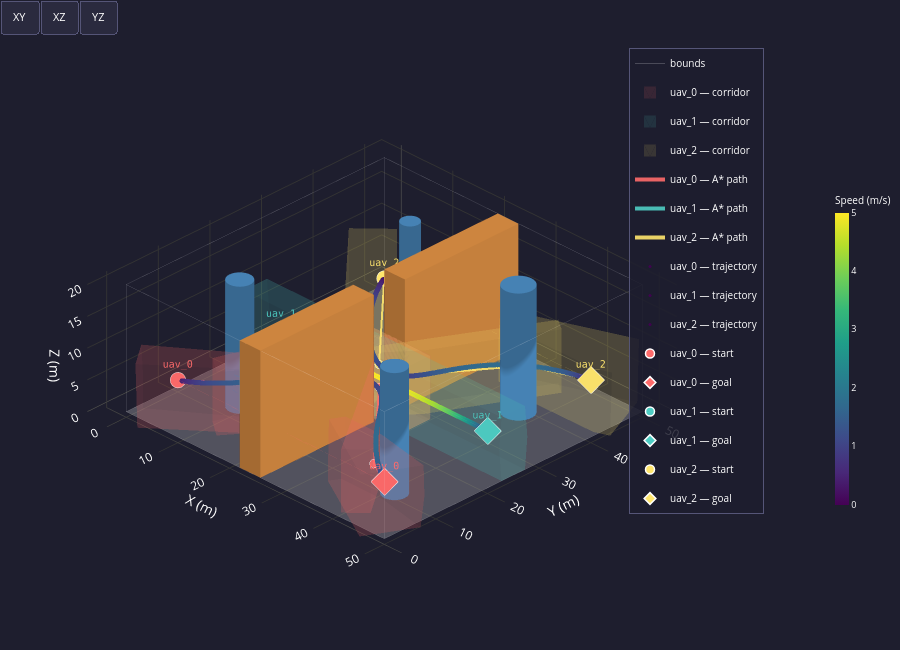

Notebook cell for this chart:
### Code cell
# ── Cell 8 — Conflict Resolution (Temporal Replanning) ───────────────────────
from conflict_resolver import ReplanConfig, resolve_conflicts
import logging
logging.getLogger("conflict_resolver").setLevel(logging.WARNING)

# ── Load replanning config ────────────────────────────────────────────────────
rp_cfg = ReplanConfig.from_yaml(PLANNER_CONFIG)
print(
    f"OK  Replan config  [{os.path.basename(PLANNER_CONFIG)}]\n"
    f"    delta_t_scale={rp_cfg.delta_t_scale}  "
    f"min_delta_t={rp_cfg.min_delta_t:.1f} s  "
    f"max_rounds={rp_cfg.max_replan_rounds}\n"
    f"    λ_time_replan={rp_cfg.lambda_time_replan}  "
    f"replan_iter={rp_cfg.replan_max_iter}\n"
    f"    (STO + frozen pre-conflict segments — delay preserved, corridor enforced)"
)

# ── Run conflict resolution ──────────────────────────────────────────────────
trajectories, conflict_report = resolve_conflicts(
    fleet           = fleet,
    trajectories    = trajectories,
    corridors       = corridors,
    plan_results    = paths,
    conflict_report = conflict_report,
    cd_cfg          = cd_cfg,
    sto_cfg         = sto_cfg,
    replan_cfg      = rp_cfg,
    verbose         = True,
)

# ── Final report ─────────────────────────────────────────────────────────────
print()
print(conflict_report.summary())

# ── Visualisation ─────────────────────────────────────────────────────────────
plot_conflict_report(conflict_report, fleet, trajectories)

# ── Updated static 3-D view ──────────────────────────────────────────────────
plot_environment_3d(env, fleet=fleet, paths=paths, corridors=corridors,
                    trajectories=trajectories)

### Figure 1 — Plotly figure (JSON) as saved in the notebook; plotly's stock layout.template omitted (floating-point values rounded to 4 significant figures; data arrays with more than 128 entries replaced by an {"elided": "..."} marker saying what was removed)
{"data": [{"color": "#EFEFEF", "flatshading": true, "hoverinfo": "skip", "i": [0, 0], "j": [1, 2], "k": [2, 3], "name": "floor", "opacity": 0.25, "showscale": false, "type": "mesh3d", "x": [0, 50, 50, 0], "y": [0, 0, 50, 50], "z": [0, 0, 0, 0]}, {"hoverinfo": "skip", "line": {"color": "white", "width": 1}, "mode": "lines", "name": "bounds", "opacity": 0.2, "type": "scatter3d", "x": [0, 50, null, 50, 50, null, 50, 0, null, 0, 0, null, 0, 50, null, 50, 50, null, 50, 0, null, 0, 0, null, 0, 0, null, 50, 50, null, 50, 50, null, 0, 0, null], "y": [0, 0, null, 0, 50, null, 50, 50, null, 50, 0, null, 0, 0, null, 0, 50, null, 50, 50, null, 50, 0, null, 0, 0, null, 0, 0, null, 50, 50, null, 50, 50, null], "z": [0, 0, null, 0, 0, null, 0, 0, null, 0, 0, null, 20, 20, null, 20, 20, null, 20, 20, null, 20, 20, null, 0, 20, null, 0, 20, null, 0, 20, null, 0, 20, null]}, {"color": "#4682B4", "flatshading": false, "hoverinfo": "skip", "i": {"elided": "160 int values"}, "j": {"elided": "160 int values"}, "k": {"elided": "160 int values"}, "name": "cyl_0", "opacity": 1, "showscale": false, "type": "mesh3d", "x": [12.0, 11.98, 11.9, 11.78, 11.62, 11.41, 11.18, 10.91, 10.62, 10.31, 10.0, 9.687, 9.382, 9.092, 8.824, 8.586, 8.382, 8.218, 8.098, 8.025, 8.0, 8.025, 8.098, 8.218, 8.382, 8.586, 8.824, 9.092, 9.382, 9.687, 10.0, 10.31, 10.62, 10.91, 11.18, 11.41, 11.62, 11.78, 11.9, 11.98, 12.0, 11.98, 11.9, 11.78, 11.62, 11.41, 11.18, 10.91, 10.62, 10.31, 10.0, 9.687, 9.382, 9.092, 8.824, 8.586, 8.382, 8.218, 8.098, 8.025, 8.0, 8.025, 8.098, 8.218, 8.382, 8.586, 8.824, 9.092, 9.382, 9.687, 10.0, 10.31, 10.62, 10.91, 11.18, 11.41, 11.62, 11.78, 11.9, 11.98, 10.0, 10.0], "y": [12.0, 12.31, 12.62, 12.91, 13.18, 13.41, 13.62, 13.78, 13.9, 13.98, 14.0, 13.98, 13.9, 13.78, 13.62, 13.41, 13.18, 12.91, 12.62, 12.31, 12.0, 11.69, 11.38, 11.09, 10.82, 10.59, 10.38, 10.22, 10.1, 10.02, 10.0, 10.02, 10.1, 10.22, 10.38, 10.59, 10.82, 11.09, 11.38, 11.69, 12.0, 12.31, 12.62, 12.91, 13.18, 13.41, 13.62, 13.78, 13.9, 13.98, 14.0, 13.98, 13.9, 13.78, 13.62, 13.41, 13.18, 12.91, 12.62, 12.31, 12.0, 11.69, 11.38, 11.09, 10.82, 10.59, 10.38, 10.22, 10.1, 10.02, 10.0, 10.02, 10.1, 10.22, 10.38, 10.59, 10.82, 11.09, 11.38, 11.69, 12.0, 12.0], "z": [0.0, 0.0, 0.0, 0.0, 0.0, 0.0, 0.0, 0.0, 0.0, 0.0, 0.0, 0.0, 0.0, 0.0, 0.0, 0.0, 0.0, 0.0, 0.0, 0.0, 0.0, 0.0, 0.0, 0.0, 0.0, 0.0, 0.0, 0.0, 0.0, 0.0, 0.0, 0.0, 0.0, 0.0, 0.0, 0.0, 0.0, 0.0, 0.0, 0.0, 20.0, 20.0, 20.0, 20.0, 20.0, 20.0, 20.0, 20.0, 20.0, 20.0, 20.0, 20.0, 20.0, 20.0, 20.0, 20.0, 20.0, 20.0, 20.0, 20.0, 20.0, 20.0, 20.0, 20.0, 20.0, 20.0, 20.0, 20.0, 20.0, 20.0, 20.0, 20.0, 20.0, 20.0, 20.0, 20.0, 20.0, 20.0, 20.0, 20.0, 0.0, 20.0]}, {"color": "#4682B4", "flatshading": false, "hoverinfo": "skip", "i": {"elided": "160 int values"}, "j": {"elided": "160 int values"}, "k": {"elided": "160 int values"}, "name": "cyl_1", "opacity": 1, "showscale": false, "type": "mesh3d", "x": [40.5, 40.47, 40.38, 40.23, 40.02, 39.77, 39.47, 39.13, 38.77, 38.39, 38.0, 37.61, 37.23, 36.87, 36.53, 36.23, 35.98, 35.77, 35.62, 35.53, 35.5, 35.53, 35.62, 35.77, 35.98, 36.23, 36.53, 36.87, 37.23, 37.61, 38.0, 38.39, 38.77, 39.13, 39.47, 39.77, 40.02, 40.23, 40.38, 40.47, 40.5, 40.47, 40.38, 40.23, 40.02, 39.77, 39.47, 39.13, 38.77, 38.39, 38.0, 37.61, 37.23, 36.87, 36.53, 36.23, 35.98, 35.77, 35.62, 35.53, 35.5, 35.53, 35.62, 35.77, 35.98, 36.23, 36.53, 36.87, 37.23, 37.61, 38.0, 38.39, 38.77, 39.13, 39.47, 39.77, 40.02, 40.23, 40.38, 40.47, 38.0, 38.0], "y": [38.0, 38.39, 38.77, 39.13, 39.47, 39.77, 40.02, 40.23, 40.38, 40.47, 40.5, 40.47, 40.38, 40.23, 40.02, 39.77, 39.47, 39.13, 38.77, 38.39, 38.0, 37.61, 37.23, 36.87, 36.53, 36.23, 35.98, 35.77, 35.62, 35.53, 35.5, 35.53, 35.62, 35.77, 35.98, 36.23, 36.53, 36.87, 37.23, 37.61, 38.0, 38.39, 38.77, 39.13, 39.47, 39.77, 40.02, 40.23, 40.38, 40.47, 40.5, 40.47, 40.38, 40.23, 40.02, 39.77, 39.47, 39.13, 38.77, 38.39, 38.0, 37.61, 37.23, 36.87, 36.53, 36.23, 35.98, 35.77, 35.62, 35.53, 35.5, 35.53, 35.62, 35.77, 35.98, 36.23, 36.53, 36.87, 37.23, 37.61, 38.0, 38.0], "z": [0.0, 0.0, 0.0, 0.0, 0.0, 0.0, 0.0, 0.0, 0.0, 0.0, 0.0, 0.0, 0.0, 0.0, 0.0, 0.0, 0.0, 0.0, 0.0, 0.0, 0.0, 0.0, 0.0, 0.0, 0.0, 0.0, 0.0, 0.0, 0.0, 0.0, 0.0, 0.0, 0.0, 0.0, 0.0, 0.0, 0.0, 0.0, 0.0, 0.0, 20.0, 20.0, 20.0, 20.0, 20.0, 20.0, 20.0, 20.0, 20.0, 20.0, 20.0, 20.0, 20.0, 20.0, 20.0, 20.0, 20.0, 20.0, 20.0, 20.0, 20.0, 20.0, 20.0, 20.0, 20.0, 20.0, 20.0, 20.0, 20.0, 20.0, 20.0, 20.0, 20.0, 20.0, 20.0, 20.0, 20.0, 20.0, 20.0, 20.0, 0.0, 20.0]}, {"color": "#4682B4", "flatshading": false, "hoverinfo": "skip", "i": {"elided": "160 int values"}, "j": {"elided": "160 int values"}, "k": {"elided": "160 int values"}, "name": "cyl_2", "opacity": 1, "showscale": false, "type": "mesh3d", "x": [16.5, 16.48, 16.43, 16.34, 16.21, 16.06, 15.88, 15.68, 15.46, 15.23, 15.0, 14.77, 14.54, 14.32, 14.12, 13.94, 13.79, 13.66, 13.57, 13.52, 13.5, 13.52, 13.57, 13.66, 13.79, 13.94, 14.12, 14.32, 14.54, 14.77, 15.0, 15.23, 15.46, 15.68, 15.88, 16.06, 16.21, 16.34, 16.43, 16.48, 16.5, 16.48, 16.43, 16.34, 16.21, 16.06, 15.88, 15.68, 15.46, 15.23, 15.0, 14.77, 14.54, 14.32, 14.12, 13.94, 13.79, 13.66, 13.57, 13.52, 13.5, 13.52, 13.57, 13.66, 13.79, 13.94, 14.12, 14.32, 14.54, 14.77, 15.0, 15.23, 15.46, 15.68, 15.88, 16.06, 16.21, 16.34, 16.43, 16.48, 15.0, 15.0], "y": [40.0, 40.23, 40.46, 40.68, 40.88, 41.06, 41.21, 41.34, 41.43, 41.48, 41.5, 41.48, 41.43, 41.34, 41.21, 41.06, 40.88, 40.68, 40.46, 40.23, 40.0, 39.77, 39.54, 39.32, 39.12, 38.94, 38.79, 38.66, 38.57, 38.52, 38.5, 38.52, 38.57, 38.66, 38.79, 38.94, 39.12, 39.32, 39.54, 39.77, 40.0, 40.23, 40.46, 40.68, 40.88, 41.06, 41.21, 41.34, 41.43, 41.48, 41.5, 41.48, 41.43, 41.34, 41.21, 41.06, 40.88, 40.68, 40.46, 40.23, 40.0, 39.77, 39.54, 39.32, 39.12, 38.94, 38.79, 38.66, 38.57, 38.52, 38.5, 38.52, 38.57, 38.66, 38.79, 38.94, 39.12, 39.32, 39.54, 39.77, 40.0, 40.0], "z": [0.0, 0.0, 0.0, 0.0, 0.0, 0.0, 0.0, 0.0, 0.0, 0.0, 0.0, 0.0, 0.0, 0.0, 0.0, 0.0, 0.0, 0.0, 0.0, 0.0, 0.0, 0.0, 0.0, 0.0, 0.0, 0.0, 0.0, 0.0, 0.0, 0.0, 0.0, 0.0, 0.0, 0.0, 0.0, 0.0, 0.0, 0.0, 0.0, 0.0, 20.0, 20.0, 20.0, 20.0, 20.0, 20.0, 20.0, 20.0, 20.0, 20.0, 20.0, 20.0, 20.0, 20.0, 20.0, 20.0, 20.0, 20.0, 20.0, 20.0, 20.0, 20.0, 20.0, 20.0, 20.0, 20.0, 20.0, 20.0, 20.0, 20.0, 20.0, 20.0, 20.0, 20.0, 20.0, 20.0, 20.0, 20.0, 20.0, 20.0, 0.0, 20.0]}, {"color": "#4682B4", "flatshading": false, "hoverinfo": "skip", "i": {"elided": "160 int values"}, "j": {"elided": "160 int values"}, "k": {"elided": "160 int values"}, "name": "cyl_3", "opacity": 1, "showscale": false, "type": "mesh3d", "x": [44.0, 43.98, 43.9, 43.78, 43.62, 43.41, 43.18, 42.91, 42.62, 42.31, 42.0, 41.69, 41.38, 41.09, 40.82, 40.59, 40.38, 40.22, 40.1, 40.02, 40.0, 40.02, 40.1, 40.22, 40.38, 40.59, 40.82, 41.09, 41.38, 41.69, 42.0, 42.31, 42.62, 42.91, 43.18, 43.41, 43.62, 43.78, 43.9, 43.98, 44.0, 43.98, 43.9, 43.78, 43.62, 43.41, 43.18, 42.91, 42.62, 42.31, 42.0, 41.69, 41.38, 41.09, 40.82, 40.59, 40.38, 40.22, 40.1, 40.02, 40.0, 40.02, 40.1, 40.22, 40.38, 40.59, 40.82, 41.09, 41.38, 41.69, 42.0, 42.31, 42.62, 42.91, 43.18, 43.41, 43.62, 43.78, 43.9, 43.98, 42.0, 42.0], "y": [10.0, 10.31, 10.62, 10.91, 11.18, 11.41, 11.62, 11.78, 11.9, 11.98, 12.0, 11.98, 11.9, 11.78, 11.62, 11.41, 11.18, 10.91, 10.62, 10.31, 10.0, 9.687, 9.382, 9.092, 8.824, 8.586, 8.382, 8.218, 8.098, 8.025, 8.0, 8.025, 8.098, 8.218, 8.382, 8.586, 8.824, 9.092, 9.382, 9.687, 10.0, 10.31, 10.62, 10.91, 11.18, 11.41, 11.62, 11.78, 11.9, 11.98, 12.0, 11.98, 11.9, 11.78, 11.62, 11.41, 11.18, 10.91, 10.62, 10.31, 10.0, 9.687, 9.382, 9.092, 8.824, 8.586, 8.382, 8.218, 8.098, 8.025, 8.0, 8.025, 8.098, 8.218, 8.382, 8.586, 8.824, 9.092, 9.382, 9.687, 10.0, 10.0], "z": [0.0, 0.0, 0.0, 0.0, 0.0, 0.0, 0.0, 0.0, 0.0, 0.0, 0.0, 0.0, 0.0, 0.0, 0.0, 0.0, 0.0, 0.0, 0.0, 0.0, 0.0, 0.0, 0.0, 0.0, 0.0, 0.0, 0.0, 0.0, 0.0, 0.0, 0.0, 0.0, 0.0, 0.0, 0.0, 0.0, 0.0, 0.0, 0.0, 0.0, 20.0, 20.0, 20.0, 20.0, 20.0, 20.0, 20.0, 20.0, 20.0, 20.0, 20.0, 20.0, 20.0, 20.0, 20.0, 20.0, 20.0, 20.0, 20.0, 20.0, 20.0, 20.0, 20.0, 20.0, 20.0, 20.0, 20.0, 20.0, 20.0, 20.0, 20.0, 20.0, 20.0, 20.0, 20.0, 20.0, 20.0, 20.0, 20.0, 20.0, 0.0, 20.0]}, {"color": "#CD853F", "flatshading": true, "hoverinfo": "skip", "i": [7, 0, 0, 0, 4, 4, 6, 6, 4, 0, 3, 2], "j": [3, 4, 1, 2, 5, 6, 5, 2, 0, 1, 6, 3], "k": [0, 7, 2, 7, 6, 7, 1, 1, 5, 5, 7, 6], "name": "passage_wall_south", "opacity": 1, "showscale": false, "type": "mesh3d", "x": [22, 26, 26, 22, 22, 26, 26, 22], "y": [0, 0, 22, 22, 0, 0, 22, 22], "z": [0, 0, 0, 0, 20, 20, 20, 20]}, {"color": "#CD853F", "flatshading": true, "hoverinfo": "skip", "i": [7, 0, 0, 0, 4, 4, 6, 6, 4, 0, 3, 2], "j": [3, 4, 1, 2, 5, 6, 5, 2, 0, 1, 6, 3], "k": [0, 7, 2, 7, 6, 7, 1, 1, 5, 5, 7, 6], "name": "passage_wall_north", "opacity": 1, "showscale": false, "type": "mesh3d", "x": [22, 26, 26, 22, 22, 26, 26, 22], "y": [28, 28, 50, 50, 28, 28, 50, 50], "z": [0, 0, 0, 0, 20, 20, 20, 20]}, {"color": "#FF6B6B", "flatshading": true, "hoverinfo": "skip", "i": [5, 5, 5, 5, 1, 1, 1, 1, 1, 7, 7, 7, 7, 7, 7, 7], "j": [6, 6, 2, 2, 5, 9, 5, 2, 2, 6, 2, 2, 1, 1, 6, 9], "k": [3, 8, 3, 4, 8, 8, 4, 0, 4, 3, 0, 3, 9, 0, 8, 8], "legendgroup": "uav_0_corridor", "name": "uav_0 — corridor", "opacity": 0.12, "showlegend": true, "showscale": false, "type": "mesh3d", "x": [0.237, 16.8, 0.6112, 3.861, 17.13, 19.64, 4.069, 0.7868, 19.85, 17.43], "y": [3.058, 13.68, 2.309, -2.071, 13.01, 9.636, -1.917, 2.507, 9.79, 13.05], "z": [4.256, 5.4, 9.869, 9.869, 10.38, 10.38, -0.1278, -0.1278, 0.3812, 0.3812]}, {"color": "#FF6B6B", "flatshading": true, "hoverinfo": "skip", "i": [4, 4, 4, 7, 7, 7, 7, 12, 12, 12, 12, 11, 11, 11, 11, 14, 14, 14, 8, 8, 8, 8, 6, 6, 6, 6, 6, 6, 6, 6], "j": [15, 3, 3, 3, 0, 16, 0, 4, 9, 4, 9, 4, 4, 3, 0, 15, 16, 12, 0, 11, 9, 11, 9, 8, 7, 8, 12, 14, 7, 14], "k": [13, 5, 15, 15, 1, 15, 3, 13, 2, 10, 10, 5, 10, 5, 3, 13, 15, 13, 1, 0, 10, 10, 2, 1, 1, 9, 2, 12, 16, 16], "legendgroup": "uav_0_corridor", "name": "uav_0 — corridor", "opacity": 0.12, "showlegend": false, "showscale": false, "type": "mesh3d", "x": [15.5, 23.33, 23.59, 10.56, 10.64, 10.56, 23.59, 23.49, 23.33, 23.36, 15.62, 15.5, 17.81, 13.75, 17.81, 13.75, 17.61], "y": [21.06, 27.82, 27.62, 6.145, 6.084, 6.145, 27.62, 27.69, 27.82, 27.79, 21.11, 21.06, 9.163, 3.75, 9.163, 3.75, 8.894], "z": [0.25, 0.25, 10.25, 0.25, 10.25, 5.75, 4.75, 0.25, 5.75, 10.25, 10.25, 5.75, 10.25, 10.25, 4.75, 0.25, 0.25]}, {"color": "#FF6B6B", "flatshading": true, "hoverinfo": "skip", "i": [9, 9, 10, 10, 2, 2, 2, 2, 7, 7, 7, 7, 15, 15, 15, 15, 15, 12, 12, 12, 12, 12, 12, 18, 18, 18, 18, 18, 18, 20, 20, 20, 20, 20, 20, 20, 20, 20], "j": [4, 11, 9, 9, 10, 10, 1, 11, 8, 16, 10, 10, 4, 1, 5, 5, 1, 1, 2, 2, 7, 15, 15, 5, 9, 8, 9, 5, 19, 15, 15, 19, 7, 12, 12, 16, 18, 18], "k": [3, 4, 8, 11, 0, 11, 4, 4, 17, 17, 0, 8, 3, 4, 3, 6, 14, 14, 0, 1, 0, 14, 13, 3, 3, 17, 8, 6, 6, 6, 13, 6, 16, 13, 7, 17, 17, 19], "legendgroup": "uav_0_corridor", "name": "uav_0 — corridor", "opacity": 0.12, "showlegend": false, "showscale": false, "type": "mesh3d", "x": [16.75, 16.75, 16.75, 31.25, 24, 31.25, 24.25, 16.75, 31.25, 31.25, 24, 24, 16.75, 23.75, 16.75, 23.75, 24.0, 31.25, 31.25, 24.25, 24.0], "y": [22.42, 22.65, 22.42, 22.65, 22.47, 27.73, 27.75, 27.71, 22.42, 22.42, 22.24, 22.24, 27.73, 27.75, 27.73, 27.75, 27.73, 27.71, 27.73, 27.75, 27.75], "z": [10.25, 0.25, 4.75, 0.25, 0.25, 0.25, 0.25, 10.25, 10.25, 4.75, 10.25, 4.75, 5.75, 5.75, 0.25, 0.25, 10.25, 10.25, 5.75, 5.75, 5.875]}, {"color": "#FF6B6B", "flatshading": true, "hoverinfo": "skip", "i": [5, 5, 3, 3, 3, 3, 7, 7, 7, 9, 9, 9, 9, 9, 9, 9], "j": [0, 1, 0, 1, 6, 6, 0, 0, 6, 5, 3, 3, 6, 7, 5, 7], "k": [4, 0, 2, 0, 2, 8, 2, 4, 2, 1, 1, 8, 8, 6, 4, 4], "legendgroup": "uav_0_corridor", "name": "uav_0 — corridor", "opacity": 0.12, "showlegend": false, "showscale": false, "type": "mesh3d", "x": [41.0, 41.0, 43.94, 43.94, 22.93, 22.93, 30.11, 24.51, 30.11, 24.51], "y": [0.6402, 0.6402, 3.391, 3.391, 26.49, 26.49, 22.72, 27.97, 22.72, 27.97], "z": [0.25, 10.25, 0.25, 10.25, 0.25, 10.25, 0.25, 0.25, 10.25, 10.25]}, {"color": "#FF6B6B", "flatshading": true, "hoverinfo": "skip", "i": [5, 5, 1, 1, 1, 7, 7, 7, 11, 11, 11, 11, 11, 6, 6, 6, 13, 13, 13, 13, 13, 13, 13, 13], "j": [2, 2, 5, 9, 9, 2, 4, 8, 5, 4, 9, 7, 7, 2, 8, 1, 9, 11, 11, 7, 7, 6, 1, 6], "k": [4, 3, 3, 5, 10, 4, 0, 2, 4, 0, 5, 0, 12, 3, 2, 3, 10, 12, 9, 8, 12, 8, 10, 1], "legendgroup": "uav_0_corridor", "name": "uav_0 — corridor", "opacity": 0.12, "showlegend": false, "showscale": false, "type": "mesh3d", "x": [51.52, 34.68, 46.84, 33.77, 47.3, 34.23, 42.48, 51.39, 50.94, 35.34, 35.19, 42.18, 42.13, 42.1], "y": [6.096, 7.007, -1.634, 5.289, -1.877, 5.046, 7.384, 6.4, 6.106, 7.148, 7.449, 7.481, 7.784, 7.785], "z": [9.734, 0.5163, -0.2528, 0.5163, 9.734, 10.5, 0.167, 4.712, -0.2528, 10.5, 5.23, 10.2, 4.972, 4.934]}, {"color": "#4ECDC4", "flatshading": true, "hoverinfo": "skip", "i": [9, 9, 14, 14, 1, 1, 4, 4, 6, 6, 6, 6, 11, 11, 11, 11, 11, 11, 3, 3, 3, 3, 3, 3, 12, 12, 12, 12, 12, 12, 12, 12], "j": [15, 8, 15, 16, 8, 5, 16, 5, 9, 1, 9, 1, 9, 14, 9, 14, 6, 6, 1, 4, 1, 4, 6, 6, 14, 4, 14, 4, 11, 11, 3, 3], "k": [17, 17, 17, 17, 17, 17, 17, 17, 7, 0, 8, 8, 7, 10, 15, 15, 7, 13, 0, 2, 5, 5, 0, 13, 10, 2, 16, 16, 10, 13, 2, 13], "legendgroup": "uav_1_corridor", "name": "uav_1 — corridor", "opacity": 0.12, "showlegend": true, "showscale": false, "type": "mesh3d", "x": [50, 50, 3.553e-15, 25.0, -3.553e-15, 25.0, 50, 50, 50, 50, -7.105e-15, 25.0, -3.553e-15, 25.0, 3.553e-15, 25.0, 3.553e-15, 25.0], "y": [22.72, 27.28, 22.72, 22.68, 27.28, 27.32, 22.27, 22.72, 27.73, 27.28, 22.72, 22.68, 22.27, 22.23, 27.28, 27.32, 27.73, 27.77], "z": [0, 0, 8.882e-16, 1.776e-15, -8.882e-16, -8.882e-16, 5, 10, 5, 10, 10, 10, 5, 5, 10, 10, 5, 5]}, {"color": "#FFE66D", "flatshading": true, "hoverinfo": "skip", "i": [0, 0, 2, 2, 16, 16, 16, 5, 5, 5, 5, 5, 5, 5, 14, 14, 7, 7, 7, 7, 7, 7, 7, 7, 7, 7, 7, 18, 18, 18, 18, 18, 18, 18, 18, 18], "j": [3, 3, 6, 11, 3, 15, 3, 15, 0, 17, 2, 17, 6, 8, 16, 16, 3, 3, 14, 14, 11, 8, 12, 12, 0, 5, 5, 16, 17, 16, 14, 14, 12, 2, 17, 12], "k": [4, 1, 9, 9, 4, 4, 13, 4, 4, 15, 6, 2, 9, 9, 13, 19, 13, 1, 13, 10, 9, 9, 11, 10, 1, 8, 0, 15, 15, 19, 10, 19, 10, 11, 2, 11], "legendgroup": "uav_2_corridor", "name": "uav_2 — corridor", "opacity": 0.12, "showlegend": true, "showscale": false, "type": "mesh3d", "x": [13.32, 12.44, 20.41, -2.033, -2.103, 23.56, 23.7, 23.63, 23.76, 23.77, 20.45, 20.53, 20.52, 2.734, 13.63, 2.675, 2.726, 13.6, 13.62, 13.62], "y": [28.9, 29.83, 31.97, 45.17, 45.24, 22.16, 22.29, 22.47, 22.25, 22.29, 31.91, 31.88, 31.88, 49.67, 38.83, 49.75, 49.72, 38.88, 38.88, 38.89], "z": [10.18, 0.165, 10.21, -0.05095, 9.949, 10.3, 10.3, 0.2985, 4.049, 5.66, 0.2059, 4.598, 4.37, -0.05095, 0.1064, 9.949, 4.443, 10.11, 4.386, 4.382]}, {"color": "#FFE66D", "flatshading": true, "hoverinfo": "skip", "i": [4, 4, 6, 6, 6, 6, 13, 13, 13, 13, 13, 13, 13, 1, 1, 10, 10, 10, 10, 10, 10, 10, 10, 10], "j": [3, 3, 8, 9, 8, 4, 12, 8, 3, 8, 3, 11, 9, 3, 3, 4, 11, 6, 6, 1, 13, 13, 12, 1], "k": [2, 5, 9, 7, 2, 2, 0, 2, 0, 9, 2, 7, 7, 0, 5, 5, 7, 7, 4, 5, 12, 11, 0, 0], "legendgroup": "uav_2_corridor", "name": "uav_2 — corridor", "opacity": 0.12, "showlegend": false, "showscale": false, "type": "mesh3d", "x": [16.75, 16.75, 31.25, 24, 31.25, 24, 31.25, 24.25, 31.25, 24.25, 16.75, 23.75, 16.75, 23.75], "y": [27.57, 27.57, 27.57, 27.76, 27.57, 27.76, 22.27, 22.25, 22.27, 22.25, 22.27, 22.25, 22.27, 22.25], "z": [0.25, 10.25, 0.25, 0.25, 10.25, 10.25, 10.25, 10.25, 0.25, 0.25, 10.25, 10.25, 0.25, 0.25]}, {"color": "#FFE66D", "flatshading": true, "hoverinfo": "skip", "i": [9, 9, 8, 8, 4, 4, 4, 4, 13, 13, 13, 13, 13, 12, 12, 6, 6, 3, 3, 3, 3, 3, 3, 3, 3, 3], "j": [1, 1, 9, 9, 8, 1, 1, 8, 10, 8, 8, 4, 4, 13, 13, 4, 4, 9, 9, 10, 12, 1, 1, 6, 12, 6], "k": [7, 0, 7, 10, 2, 7, 5, 7, 11, 2, 10, 2, 14, 11, 14, 5, 14, 0, 10, 11, 11, 5, 0, 5, 14, 14], "legendgroup": "uav_2_corridor", "name": "uav_2 — corridor", "opacity": 0.12, "showlegend": false, "showscale": false, "type": "mesh3d", "x": [23.45, 36.56, 38.8, 24.7, 38.8, 38.76, 29.62, 36.56, 36.59, 23.45, 23.48, 24.71, 24.71, 29.73, 29.73], "y": [23.11, 47.18, 45.57, 22.21, 45.57, 45.6, 28.13, 47.18, 47.15, 23.11, 23.09, 22.2, 22.2, 28.24, 28.24], "z": [0.25, 0.25, 10.25, 0.25, 4.75, 0.25, 0.25, 5.75, 10.25, 5.75, 10.25, 10.25, 4.75, 10.25, 4.75]}, {"color": "#FFE66D", "flatshading": true, "hoverinfo": "skip", "i": [1, 1, 7, 7, 12, 12, 12, 10, 10, 10, 10, 3, 3, 3, 13, 13, 13, 13, 15, 15, 14, 14, 14, 14, 14, 14, 14, 14], "j": [4, 6, 4, 4, 7, 7, 0, 1, 4, 0, 0, 1, 10, 10, 6, 7, 7, 3, 0, 12, 12, 13, 15, 10, 10, 15, 3, 13], "k": [6, 2, 6, 5, 5, 11, 5, 4, 5, 5, 8, 2, 1, 9, 2, 6, 11, 2, 8, 0, 11, 11, 12, 8, 9, 8, 9, 3], "legendgroup": "uav_2_corridor", "name": "uav_2 — corridor", "opacity": 0.12, "showlegend": false, "showscale": false, "type": "mesh3d", "x": [30.53, 51.44, 51.68, 49.28, 47.5, 29.57, 47.75, 29.81, 37.83, 48.74, 49.16, 30.86, 30.8, 37.43, 37.41, 37.37], "y": [41.56, 42.32, 42.42, 41.39, 51.51, 43.83, 51.62, 43.93, 40.92, 41.16, 41.34, 41.47, 41.29, 40.92, 40.73, 40.73], "z": [0.383, -0.1295, 9.867, 9.936, -0.1295, 0.383, 9.867, 10.38, 0.2135, 4.327, -0.06438, 10.38, 5.466, 10.23, 5.019, 4.956]}, {"hovertemplate": "<b>uav_0 — A* path</b><br>x=%{x:.1f}  y=%{y:.1f}  z=%{z:.1f}<extra></extra>", "legendgroup": "uav_0_path", "line": {"color": "#FF6B6B", "width": 4}, "mode": "lines", "name": "uav_0 — A* path", "opacity": 0.9, "showlegend": true, "type": "scatter3d", "x": [5, 12.75, 21.75, 26.25, 40.75, 45], "y": [5, 10.75, 22.75, 22.75, 7.25, 5], "z": [5, 5.25, 5.25, 5.25, 5.25, 5]}, {"hoverinfo": "skip", "legendgroup": "uav_0_path", "marker": {"color": "#FF6B6B", "line": {"color": "white", "width": 1}, "size": 5}, "mode": "markers", "opacity": 0.8, "showlegend": false, "type": "scatter3d", "x": [12.75, 21.75, 26.25, 40.75], "y": [10.75, 22.75, 22.75, 7.25], "z": [5.25, 5.25, 5.25, 5.25]}, {"hovertemplate": "<b>uav_1 — A* path</b><br>x=%{x:.1f}  y=%{y:.1f}  z=%{z:.1f}<extra></extra>", "legendgroup": "uav_1_path", "line": {"color": "#4ECDC4", "width": 4}, "mode": "lines", "name": "uav_1 — A* path", "opacity": 0.9, "showlegend": true, "type": "scatter3d", "x": [5, 45], "y": [25, 25], "z": [5, 5]}, {"hovertemplate": "<b>uav_2 — A* path</b><br>x=%{x:.1f}  y=%{y:.1f}  z=%{z:.1f}<extra></extra>", "legendgroup": "uav_2_path", "line": {"color": "#FFE66D", "width": 4}, "mode": "lines", "name": "uav_2 — A* path", "opacity": 0.9, "showlegend": true, "type": "scatter3d", "x": [5, 21.75, 26.25, 36.25, 45], "y": [45, 27.25, 27.25, 41.25, 45], "z": [5, 5.25, 5.25, 5.25, 5]}, {"hoverinfo": "skip", "legendgroup": "uav_2_path", "marker": {"color": "#FFE66D", "line": {"color": "white", "width": 1}, "size": 5}, "mode": "markers", "opacity": 0.8, "showlegend": false, "type": "scatter3d", "x": [21.75, 26.25, 36.25], "y": [27.25, 27.25, 41.25], "z": [5.25, 5.25, 5.25]}, {"hoverinfo": "skip", "legendgroup": "uav_0_traj", "line": {"color": "#FF6B6B", "width": 2}, "mode": "lines", "opacity": 0.35, "showlegend": false, "type": "scatter3d", "x": {"elided": "300 float values"}, "y": {"elided": "300 float values"}, "z": {"elided": "300 float values"}}, {"hovertemplate": "<b>uav_0 — trajectory</b><br>x=%{x:.1f}  y=%{y:.1f}  z=%{z:.1f}<br>speed=%{marker.color:.2f} m/s<extra></extra>", "legendgroup": "uav_0_traj", "marker": {"cmax": 5, "cmin": 0, "color": {"elided": "300 float values"}, "colorbar": {"len": 0.55, "thickness": 14, "tickfont": {"color": "white", "size": 9}, "title": {"font": {"color": "white", "size": 10}, "text": "Speed (m/s)"}, "x": 1.08}, "colorscale": [[0, "#440154"], [0.1111, "#482878"], [0.2222, "#3e4989"], [0.3333, "#31688e"], [0.4444, "#26828e"], [0.5556, "#1f9e89"], [0.6667, "#35b779"], [0.7778, "#6ece58"], [0.8889, "#b5de2b"], [1, "#fde725"]], "showscale": true, "size": 3}, "mode": "markers", "name": "uav_0 — trajectory", "opacity": 0.9, "showlegend": true, "type": "scatter3d", "x": {"elided": "300 float values"}, "y": {"elided": "300 float values"}, "z": {"elided": "300 float values"}}, {"hoverinfo": "skip", "legendgroup": "uav_1_traj", "line": {"color": "#4ECDC4", "width": 2}, "mode": "lines", "opacity": 0.35, "showlegend": false, "type": "scatter3d", "x": {"elided": "299 float values"}, "y": {"elided": "299 int values"}, "z": {"elided": "299 int values"}}, {"hovertemplate": "<b>uav_1 — trajectory</b><br>x=%{x:.1f}  y=%{y:.1f}  z=%{z:.1f}<br>speed=%{marker.color:.2f} m/s<extra></extra>", "legendgroup": "uav_1_traj", "marker": {"cmax": 5, "cmin": 0, "color": {"elided": "299 float values"}, "colorscale": [[0, "#440154"], [0.1111, "#482878"], [0.2222, "#3e4989"], [0.3333, "#31688e"], [0.4444, "#26828e"], [0.5556, "#1f9e89"], [0.6667, "#35b779"], [0.7778, "#6ece58"], [0.8889, "#b5de2b"], [1, "#fde725"]], "showscale": false, "size": 3}, "mode": "markers", "name": "uav_1 — trajectory", "opacity": 0.9, "showlegend": true, "type": "scatter3d", "x": {"elided": "299 float values"}, "y": {"elided": "299 int values"}, "z": {"elided": "299 int values"}}, {"hoverinfo": "skip", "legendgroup": "uav_2_traj", "line": {"color": "#FFE66D", "width": 2}, "mode": "lines", "opacity": 0.35, "showlegend": false, "type": "scatter3d", "x": {"elided": "299 float values"}, "y": {"elided": "299 float values"}, "z": {"elided": "299 float values"}}, {"hovertemplate": "<b>uav_2 — trajectory</b><br>x=%{x:.1f}  y=%{y:.1f}  z=%{z:.1f}<br>speed=%{marker.color:.2f} m/s<extra></extra>", "legendgroup": "uav_2_traj", "marker": {"cmax": 5, "cmin": 0, "color": {"elided": "299 float values"}, "colorscale": [[0, "#440154"], [0.1111, "#482878"], [0.2222, "#3e4989"], [0.3333, "#31688e"], [0.4444, "#26828e"], [0.5556, "#1f9e89"], [0.6667, "#35b779"], [0.7778, "#6ece58"], [0.8889, "#b5de2b"], [1, "#fde725"]], "showscale": false, "size": 3}, "mode": "markers", "name": "uav_2 — trajectory", "opacity": 0.9, "showlegend": true, "type": "scatter3d", "x": {"elided": "299 float values"}, "y": {"elided": "299 float values"}, "z": {"elided": "299 float values"}}, {"hovertemplate": "<b>uav_0 — start</b><br>x=5.0  y=5.0  z=5.0<extra></extra>", "legendgroup": "uav_0_start", "marker": {"color": "#FF6B6B", "line": {"color": "white", "width": 1.5}, "size": 9, "symbol": "circle"}, "mode": "markers+text", "name": "uav_0 — start", "showlegend": true, "text": ["uav_0"], "textfont": {"color": "#FF6B6B", "family": "monospace", "size": 10}, "textposition": "top center", "type": "scatter3d", "x": [5], "y": [5], "z": [5]}, {"hovertemplate": "<b>uav_0 — goal</b><br>x=45.0  y=5.0  z=5.0<extra></extra>", "legendgroup": "uav_0_goal", "marker": {"color": "#FF6B6B", "line": {"color": "white", "width": 1.5}, "size": 9, "symbol": "diamond"}, "mode": "markers+text", "name": "uav_0 — goal", "showlegend": true, "text": ["uav_0"], "textfont": {"color": "#FF6B6B", "family": "monospace", "size": 10}, "textposition": "top center", "type": "scatter3d", "x": [45], "y": [5], "z": [5]}, {"hoverinfo": "skip", "legendgroup": "uav_0_start", "line": {"color": "#FF6B6B", "dash": "dot", "width": 1.5}, "mode": "lines", "opacity": 0.35, "showlegend": false, "type": "scatter3d", "x": [5, 45], "y": [5, 5], "z": [5, 5]}, {"hovertemplate": "<b>uav_1 — start</b><br>x=5.0  y=25.0  z=5.0<extra></extra>", "legendgroup": "uav_1_start", "marker": {"color": "#4ECDC4", "line": {"color": "white", "width": 1.5}, "size": 9, "symbol": "circle"}, "mode": "markers+text", "name": "uav_1 — start", "showlegend": true, "text": ["uav_1"], "textfont": {"color": "#4ECDC4", "family": "monospace", "size": 10}, "textposition": "top center", "type": "scatter3d", "x": [5], "y": [25], "z": [5]}, {"hovertemplate": "<b>uav_1 — goal</b><br>x=45.0  y=25.0  z=5.0<extra></extra>", "legendgroup": "uav_1_goal", "marker": {"color": "#4ECDC4", "line": {"color": "white", "width": 1.5}, "size": 9, "symbol": "diamond"}, "mode": "markers+text", "name": "uav_1 — goal", "showlegend": true, "text": ["uav_1"], "textfont": {"color": "#4ECDC4", "family": "monospace", "size": 10}, "textposition": "top center", "type": "scatter3d", "x": [45], "y": [25], "z": [5]}, {"hoverinfo": "skip", "legendgroup": "uav_1_start", "line": {"color": "#4ECDC4", "dash": "dot", "width": 1.5}, "mode": "lines", "opacity": 0.35, "showlegend": false, "type": "scatter3d", "x": [5, 45], "y": [25, 25], "z": [5, 5]}, {"hovertemplate": "<b>uav_2 — start</b><br>x=5.0  y=45.0  z=5.0<extra></extra>", "legendgroup": "uav_2_start", "marker": {"color": "#FFE66D", "line": {"color": "white", "width": 1.5}, "size": 9, "symbol": "circle"}, "mode": "markers+text", "name": "uav_2 — start", "showlegend": true, "text": ["uav_2"], "textfont": {"color": "#FFE66D", "family": "monospace", "size": 10}, "textposition": "top center", "type": "scatter3d", "x": [5], "y": [45], "z": [5]}, {"hovertemplate": "<b>uav_2 — goal</b><br>x=45.0  y=45.0  z=5.0<extra></extra>", "legendgroup": "uav_2_goal", "marker": {"color": "#FFE66D", "line": {"color": "white", "width": 1.5}, "size": 9, "symbol": "diamond"}, "mode": "markers+text", "name": "uav_2 — goal", "showlegend": true, "text": ["uav_2"], "textfont": {"color": "#FFE66D", "family": "monospace", "size": 10}, "textposition": "top center", "type": "scatter3d", "x": [45], "y": [45], "z": [5]}, {"hoverinfo": "skip", "legendgroup": "uav_2_start", "line": {"color": "#FFE66D", "dash": "dot", "width": 1.5}, "mode": "lines", "opacity": 0.35, "showlegend": false, "type": "scatter3d", "x": [5, 45], "y": [45, 45], "z": [5, 5]}], "layout": {"height": 650, "legend": {"bgcolor": "rgba(30,30,46,0.85)", "bordercolor": "#555577", "borderwidth": 1, "font": {"color": "white", "size": 10}, "x": 1, "xanchor": "right", "y": 1, "yanchor": "top"}, "margin": {"b": 0, "l": 0, "r": 0, "t": 40}, "paper_bgcolor": "#1E1E2E", "scene": {"aspectmode": "data", "bgcolor": "#1E1E2E", "camera": {"eye": {"x": 1.5, "y": -1.5, "z": 1.2}, "projection": {"type": "orthographic"}}, "xaxis": {"color": "white", "gridcolor": "#333333", "showbackground": false, "title": {"text": "X (m)"}, "zerolinecolor": "#555555"}, "yaxis": {"color": "white", "gridcolor": "#333333", "showbackground": false, "title": {"text": "Y (m)"}, "zerolinecolor": "#555555"}, "zaxis": {"color": "white", "gridcolor": "#333333", "showbackground": false, "title": {"text": "Z (m)"}, "zerolinecolor": "#555555"}}, "showlegend": true, "updatemenus": [{"bgcolor": "#2A2A3E", "bordercolor": "#555577", "buttons": [{"args": ["scene.camera", {"center": {"x": 0, "y": 0, "z": 0}, "eye": {"x": 0, "y": 0, "z": 2.5}, "projection": {"type": "orthographic"}, "up": {"x": 0, "y": 1, "z": 0}}], "label": "XY", "method": "relayout"}, {"args": ["scene.camera", {"center": {"x": 0, "y": 0, "z": 0}, "eye": {"x": 0, "y": -2.5, "z": 0}, "projection": {"type": "orthographic"}, "up": {"x": 0, "y": 0, "z": 1}}], "label": "XZ", "method": "relayout"}, {"args": ["scene.camera", {"center": {"x": 0, "y": 0, "z": 0}, "eye": {"x": 2.5, "y": 0, "z": 0}, "projection": {"type": "orthographic"}, "up": {"x": 0, "y": 0, "z": 1}}], "label": "YZ", "method": "relayout"}], "direction": "right", "font": {"color": "white", "size": 11}, "showactive": false, "type": "buttons", "x": 0, "xanchor": "left", "y": 1.08, "yanchor": "top"}], "width": 900}}
